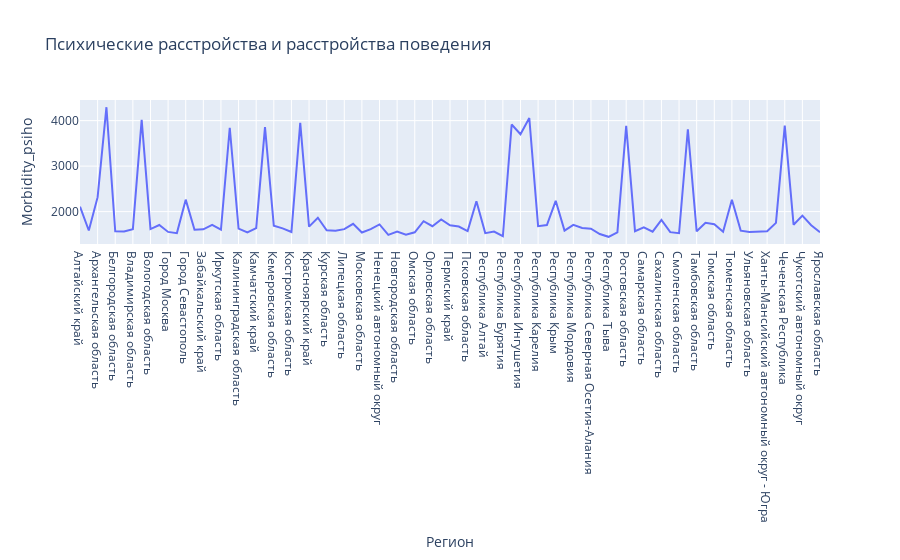

Notebook cell for this chart:
### Code cell
fig = px.line(df_morbidity_psiho, y='Morbidity_psiho', width = 900, title = 'Психические расстройства и расстройства поведения')
fig.show()

### Figure 1 — Plotly figure (JSON) as saved in the notebook; plotly's stock layout.template omitted (floating-point values rounded to 4 significant figures)
{"data": [{"hovertemplate": "Регион=%{x}<br>Morbidity_psiho=%{y}<extra></extra>", "legendgroup": "", "line": {"color": "#636efa", "dash": "solid"}, "marker": {"symbol": "circle"}, "mode": "lines", "name": "", "orientation": "v", "showlegend": false, "type": "scatter", "x": ["Алтайский край", "Амурская область", "Архангельская область", "Астраханская область", "Белгородская область", "Брянская область", "Владимирская область", "Волгоградская область", "Вологодская область", "Воронежская область", "Город Москва", "Город Санкт-Петербург", "Город Севастополь", "Еврейская автономная область", "Забайкальский край", "Ивановская область", "Иркутская область", "Кабардино-Балкарская Республика", "Калининградская область", "Калужская область", "Камчатский край", "Карачаево-Черкесская Республика", "Кемеровская область", "Кировская область", "Костромская область", "Краснодарский край", "Красноярский край", "Курганская область", "Курская область", "Ленинградская область", "Липецкая область", "Магаданская область", "Московская область", "Мурманская область", "Ненецкий автономный округ", "Нижегородская область", "Новгородская область", "Новосибирская область", "Омская область", "Оренбургская область", "Орловская область", "Пензенская область", "Пермский край", "Приморский край", "Псковская область", "Республика Адыгея", "Республика Алтай", "Республика Башкортостан", "Республика Бурятия", "Республика Дагестан", "Республика Ингушетия", "Республика Калмыкия", "Республика Карелия", "Республика Коми", "Республика Крым", "Республика Марий Эл", "Республика Мордовия", "Республика Саха (Якутия)", "Республика Северная Осетия-Алания", "Республика Татарстан", "Республика Тыва", "Республика Хакасия", "Ростовская область", "Рязанская область", "Самарская область", "Саратовская область", "Сахалинская область", "Свердловская область", "Смоленская область", "Ставропольский край", "Тамбовская область", "Тверская область", "Томская область", "Тульская область", "Тюменская область", "Удмуртская Республика", "Ульяновская область", "Хабаровский край", "Ханты-Мансийский автономный округ - Югра", "Челябинская область", "Чеченская Республика", "Чувашская Республика", "Чукотский автономный округ", "Ямало-Ненецкий автономный округ", "Ярославская область"], "xaxis": "x", "y": [2108.0, 1585.0, 2317.0, 4295.0, 1566.0, 1565.0, 1613.0, 4017.0, 1615.0, 1705.0, 1553.0, 1527.0, 2263.0, 1601.0, 1610.0, 1709.0, 1604.0, 3844.0, 1626.0, 1543.0, 1638.0, 3856.0, 1690.0, 1632.0, 1551.0, 3952.0, 1669.0, 1866.0, 1589.0, 1578.0, 1615.0, 1732.0, 1541.0, 1614.0, 1717.0, 1488.0, 1559.0, 1492.0, 1545.0, 1789.0, 1679.0, 1829.0, 1698.0, 1672.0, 1573.0, 2228.0, 1527.0, 1561.0, 1458.0, 3914.0, 3702, 4058.0, 1680.0, 1706.0, 2238.0, 1582.0, 1708.0, 1640.0, 1623.0, 1507.0, 1446.0, 1545.0, 3884.0, 1570.0, 1654.0, 1560.0, 1817.0, 1548.0, 1525.0, 3811.0, 1567.0, 1753.0, 1724.0, 1557.0, 2260.0, 1582.0, 1553.0, 1562.0, 1567.0, 1753.0, 3892.0, 1712.0, 1912.0, 1700.0, 1546.0], "yaxis": "y"}], "layout": {"autosize": true, "legend": {"tracegroupgap": 0}, "title": {"text": "Психические расстройства и расстройства поведения"}, "xaxis": {"anchor": "y", "autorange": true, "domain": [0, 1], "range": [0, 84], "title": {"text": "Регион"}, "type": "category"}, "yaxis": {"anchor": "x", "autorange": true, "domain": [0, 1], "range": [1288.0, 4454.0], "title": {"text": "Morbidity_psiho"}, "type": "linear"}}}
